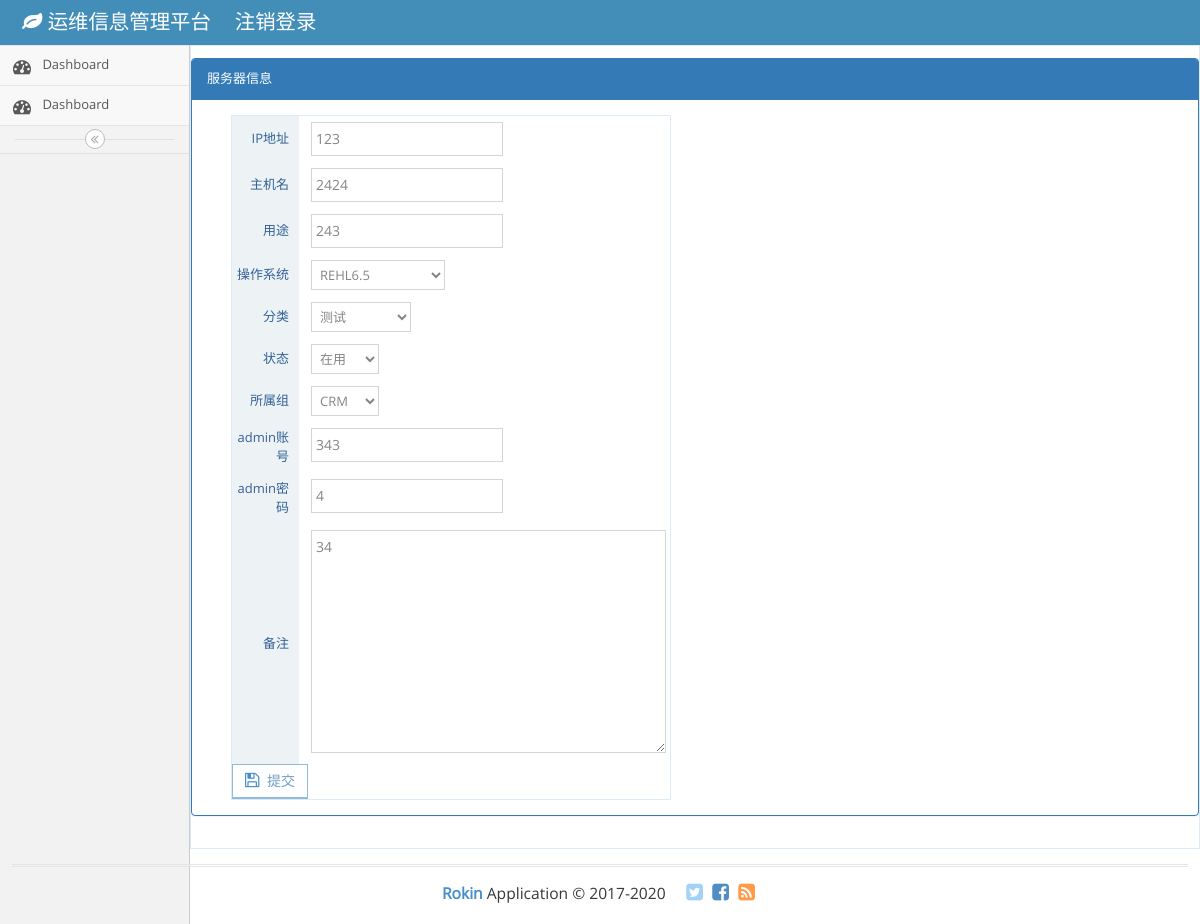
Page /post/4/edit/ on the committed database.
### app/models.py (models this page shows, shortened)
class Host(models.Model):
    ip = models.CharField(max_length=20)
    host_name = models.CharField(max_length=50)
    host_purpose = models.CharField(max_length=100, blank=True)
    host_status = models.ForeignKey(Host_status)
    Host_category = models.ForeignKey(HostCategorys)
    Host_group = models.ForeignKey(HostGroups)
    Host_operatingsystem = models.ForeignKey(OperatingSystems)
    admin_Account = models.CharField(max_length=50, blank=True)
    admin_password = models.CharField(max_length=50, blank=True)
    Host_body = models.TextField(max_length=1000, blank=True)
    created_time = models.DateTimeField(auto_now_add=True)
    modified_time = models.DateTimeField(auto_now_add=True)

### app/views.py (the view)
# urls.py: url(r'^post/(?P<pk>[0-9]+)/edit/$', views.HostEditView.as_view(), name='host_edit'),
class HostEditView(UpdateView):
    model = Host
    form_class = PostForm
    template_name = 'app/host_edit.html'

### app/forms.py
class PostForm(forms.ModelForm):
    class Meta:
        model = Host
        fields = ('ip', 'host_name', 'host_purpose', 'Host_category', 'Host_group',
                  'admin_Account', 'admin_password', 'Host_operatingsystem', 'Host_body', 'host_status')

### app/models.py (called while the page is built)
    def __str__(self):
        return self.category

    def __str__(self):
        return self.group

    def __str__(self):
        return self.operatingsystem

    def __str__(self):
        return self.status

### templates/app/host_edit.html (shortened to what this page needs)
{% extends 'app/base.html' %}
{% load staticfiles %}
{% block main %}
    <div class="table-detail">
    <div class="row">
        <div class="panel panel-primary">
            <div class="panel-heading">服务器信息</div>
            <div class="panel-body">
                <div class="col-xs-12 col-sm-6">
                    <div class="profile-user-info profile-user-info-striped">
                        <div class="profile-info-row">
                            <form method="POST" class="post-form">{% csrf_token %}
                                <div class="profile-info-name"> IP地址</div>
                                <div class="profile-info-value">
                                    {{ form.ip }}
                                </div>
                                <div class="profile-info-row">
                                    <div class="profile-info-name"> 主机名</div>
                                    <div class="profile-info-value">
                                        {{ form.host_name }}
                                    </div>
                                </div>
                                <div class="profile-info-row">
                                    <div class="profile-info-name"> 用途</div>
                                    <div class="profile-info-value">
                                        {{ form.host_purpose }}
                                    </div>
                                </div>
                                <div class="profile-info-row">
                                    <div class="profile-info-name"> 操作系统</div>
                                    <div class="profile-info-value">
                                        {{ form.Host_operatingsystem }}
                                    </div>
                                </div>
                                <div class="profile-info-row">
                                    <div class="profile-info-name"> 分类</div>
                                    <div class="profile-info-value">
                                        {{ form.Host_category }}
                                    </div>
                                </div>
                                <div class="profile-info-row">
                                    <div class="profile-info-name"> 状态</div>
                                    <div class="profile-info-value">
                                        {{ form.host_status }}
                                    </div>
                                </div>
                                <div class="profile-info-row">
                                    <div class="profile-info-name"> 所属组</div>
                                    <div class="profile-info-value">
                                        {{ form.Host_group }}
                                    </div>
                                </div>
                                <div class="profile-info-row">
                                    <div class="profile-info-name"> admin账号</div>
                                    <div class="profile-info-value">
                                        {{ form.admin_Account }}
                                    </div>
                                </div>
                                <div class="profile-info-row">
                                    <div class="profile-info-name"> admin密码</div>
                                    <div class="profile-info-value">
                                        {{ form.admin_password }}
                                    </div>
                                </div>
                                <div class="profile-info-row">
                                    <div class="profile-info-name"> 备注</div>
                                    <div class="profile-info-value">
                                        {{ form.Host_body }}
                                    </div>
                                </div>
                                <button type="submit" class="btn btn-white btn-info btn-bold">
                                    <i class="ace-icon fa fa-floppy-o bigger-120 blue"></i>
                                    提交
                                </button>
                            </form>
                        </div>
                    </div>
                </div>
            </div>
        </div>
    </div>
{% endblock main %}

### rows in the picture
Host: ip "123", host_name "2424", host_purpose "243", Host_operatingsystem "REHL6.5", Host_category "测试", host_status "在用", Host_group "CRM", admin_Account "343", admin_password "4", Host_body "34"
